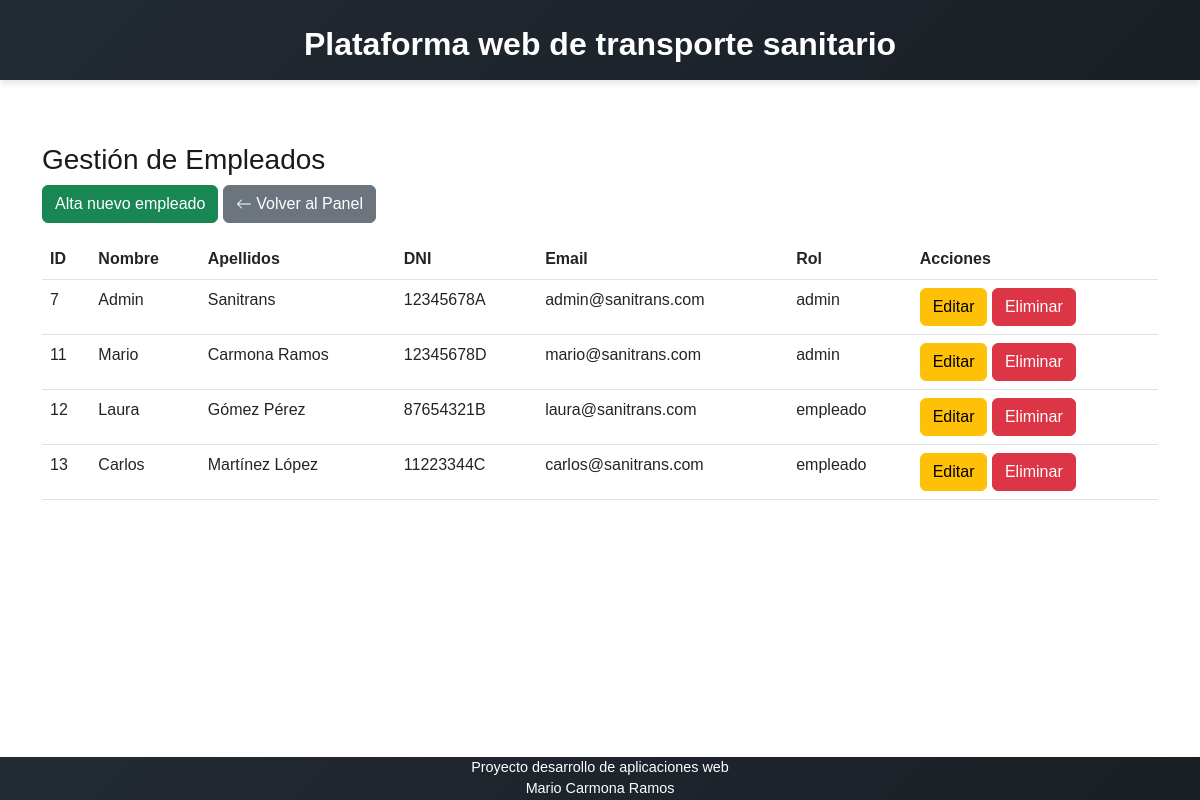
The page /sanitrans/php/gestion_empleados.php on the database its author committed.
### tables this page shows
CREATE TABLE `empleados` (
  `id` int(10) UNSIGNED NOT NULL,
  `nombre` varchar(50) NOT NULL,
  `apellidos` varchar(50) NOT NULL,
  `dni` varchar(9) NOT NULL,
  `email` varchar(100) NOT NULL,
  `pswd` varchar(255) DEFAULT NULL,
  `rol` enum('empleado','admin') NOT NULL
);

### sanitrans/php/controller.php (called while the page is built, shortened)
<?php
function conectarDB()
{
    $host = "localhost";
    $usuario = "root";
    $password = "";
    $base_de_datos = "sanitrans";
    try {
        $pdo = new PDO("mysql:host=$host;dbname=$base_de_datos;charset=utf8", $usuario, $password);
        $pdo->setAttribute(PDO::ATTR_ERRMODE, PDO::ERRMODE_EXCEPTION);
        return $pdo;
    } catch (PDOException $e) {
        die("Error en la conexión: " . $e->getMessage());
    }
}
 function obtenerEmpleados(): array
 {
     $pdo = conectarDB();
     $stmt = $pdo->query("SELECT * FROM empleados");
     return $stmt->fetchAll(PDO::FETCH_ASSOC);
 }

### sanitrans/php/gestion_empleados.php (the view, shortened to what this page needs)
<?php
include 'controller.php';
$empleados = obtenerEmpleados();
?>
<!DOCTYPE html>
<html lang="es">
<head>
    <link href="https://cdn.jsdelivr.net/npm/bootstrap@5.3.0/dist/css/bootstrap.min.css" rel="stylesheet">
    <link rel="stylesheet" href="\sanitrans\css\Estilo.css">
</head>
<body>
    <header>
        Plataforma web de transporte sanitario
    </header>
    <div class="container mt-5">
        <h3>Gestión de Empleados</h3>
        <a href="crear_empleado.php" class="btn btn-success mb-3">Alta nuevo empleado</a>
        <a href="panel_admin.php" class="btn btn-secondary mb-3">
            <svg xmlns="http://www.w3.org/2000/svg" width="16" height="16" fill="currentColor" class="bi bi-arrow-left" viewBox="0 0 16 16">
                <path fill-rule="evenodd" d="M15 8a.5.5 0 0 0-.5-.5H2.707l3.147-3.146a.5.5 0 1 0-.708-.708l-4 4a.5.5 0 0 0 0 .708l4 4a.5.5 0 0 0 .708-.708L2.707 8.5H14.5A.5.5 0 0 0 15 8" />
            </svg>
            Volver al Panel
        </a>
        <table class="table">
            <thead>
                <tr>
                    <th>ID</th>
                    <th>Nombre</th>
                    <th>Apellidos</th>
                    <th>DNI</th>
                    <th>Email</th>
                    <th>Rol</th>
                    <th>Acciones</th>
                </tr>
            </thead>
            <tbody>
                <?php
                if (count($empleados) > 0) {
                    foreach ($empleados as $empleado) {
                        echo "<tr>
                                <td>{$empleado['id']}</td>
                                <td>{$empleado['nombre']}</td>
                                <td>{$empleado['apellidos']}</td>
                                <td>{$empleado['dni']}</td>
                                <td>{$empleado['email']}</td>
                                <td>{$empleado['rol']}</td>
                                <td>
                                    <a href='editar_empleado.php?id={$empleado['id']}' class='btn btn-warning'>Editar</a>
                                    <a href='eliminar_empleado.php?id={$empleado['id']}' class='btn btn-danger'>Eliminar</a>
                                </td>
                              </tr>";
                    }
                } else {
                    echo "<tr><td colspan='7'>No hay empleados registrados</td></tr>";
                }
                ?>
            </tbody>
        </table>
    </div>
    <footer>
        Proyecto desarrollo de aplicaciones web<br>
        Mario Carmona Ramos
    </footer>
</body>
</html>

### sanitrans/css/Estilo.css (style rules this page uses)
body { font-family: Arial, sans-serif; margin: 0; padding: 0; display: flex; flex-direction: column; min-height: 100vh; background: white; color: rgb(27, 26, 26); }
header { background: linear-gradient(135deg, #222A33, #1a1f25); padding: 20px; text-align: center; box-shadow: 0 4px 6px rgba(0, 0, 0, 0.1); font-size: 2em; font-weight: bold; color: white; position:relative; width: 100%; height: 80px; margin-bottom: 15px; }
footer { background: linear-gradient(135deg, #222A33, #1a1f25); padding: 0px; text-align: center; font-size: 0.9em; color: white; margin-top: auto; }

### rows shown on the page
empleados: id "7", nombre "Admin", apellidos "Sanitrans", dni "12345678A", email "admin@sanitrans.com", rol "admin"
empleados: id "11", nombre "Mario", apellidos "Carmona Ramos", dni "12345678D", email "mario@sanitrans.com", rol "admin"
empleados: id "12", nombre "Laura", apellidos "Gómez Pérez", dni "87654321B", email "laura@sanitrans.com", rol "empleado"
empleados: id "13", nombre "Carlos", apellidos "Martínez López", dni "11223344C", email "carlos@sanitrans.com", rol "empleado"
